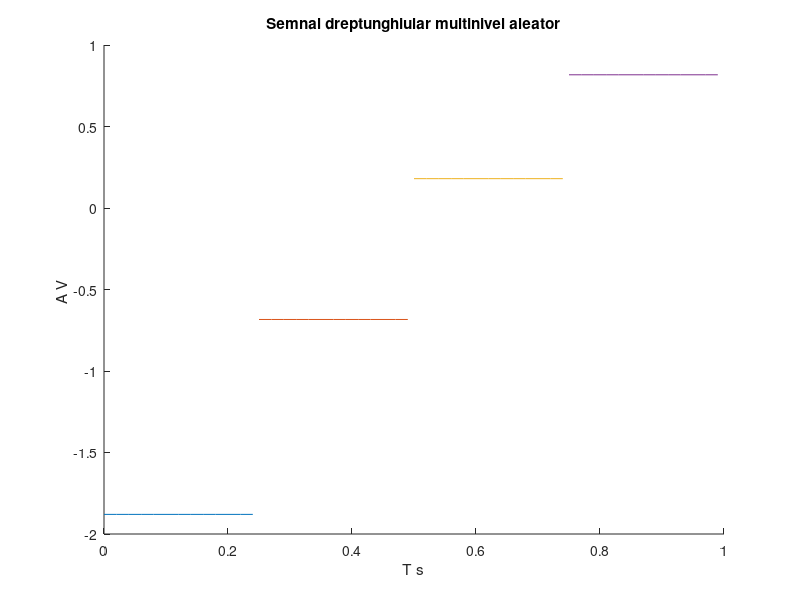

MATLAB code for this plot:
hold on;
%folosesc aceasta intructiune pentru a pastra graficul curent atunci cand
%adaug alt grafic
%temporara de 20ms
r1=rand(1); %genereaza cate un numar aleator cu distributie uniforma
r2=rand(1);
r3=rand(1);
r4=rand(1);
t1=0:.02:0.25;
t2=0.25:.02:0.5;
x1=-3*r1*square(2*pi*4*t1,100);
x2=-1*r2*square(2*pi*4*t2,100);
x3=r3*square(2*pi*4*t1,100);
x4=3*r4*square(2*pi*4*t1,100);
plot(t1,x1);
plot(t2,x2);
plot(0.25+t2,x3);
plot(0.5+t2,x4);
xlabel('T s')
ylabel('A V ')
title('Semnal dreptunghiular multinivel aleator')
%am ales sa reprezint doua perioade, acestea se poate extinde procedand
%aseamnator